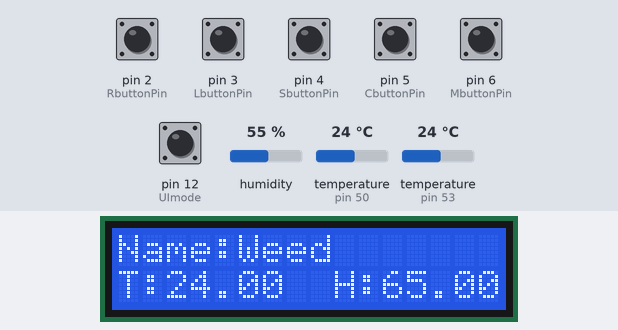
A sketch run on a simulated Arduino Mega 2560, built with avr-gcc and run on an emulated ATmega2560. On the bench: 16×2 character LCD. Inputs (shaded band) come from the test bench; at power-on: pin 2 (RbuttonPin), pin 3 (LbuttonPin), pin 4 (SbuttonPin), pin 5 (CbuttonPin), pin 6 (MbuttonPin), pin 12 (UImode) LOW, humidity 55 %, temperature (sensors on pin 50, pin 53) 24 °C.

Above: at 1.4 s.
1.5 s: pin 12 (UImode) pulled HIGH for 2.15 s
At 2.2 s:
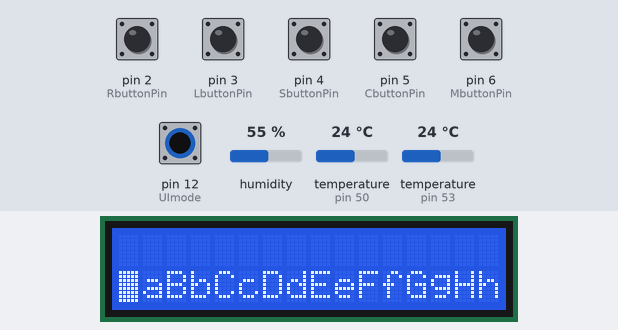
5.9 s: humidity set to 22 %
At 9.3 s:
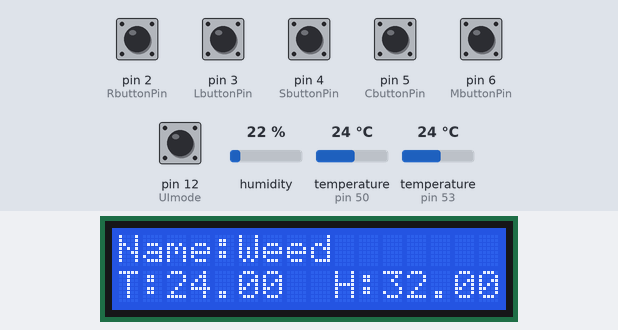
9.6 s: temperature (sensor on pin 50) set to 12 °C
At 11.0 s:
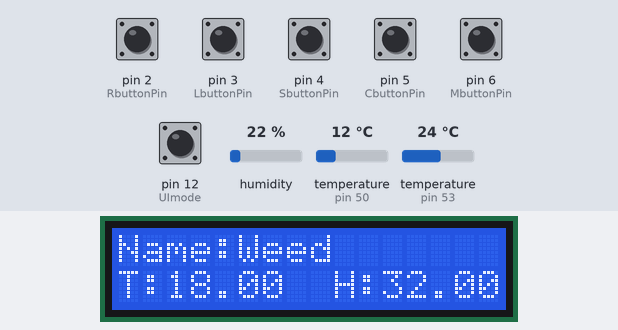
12.1 s: temperature (sensor on pin 53) set to 12 °C
At 14.5 s:
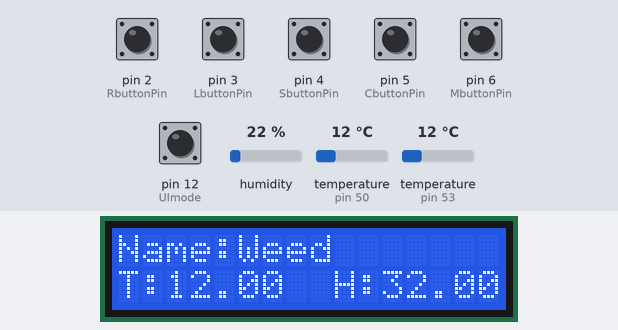
15.1 s: temperature (sensor on pin 50) set to 19 °C
At 16.2 s:
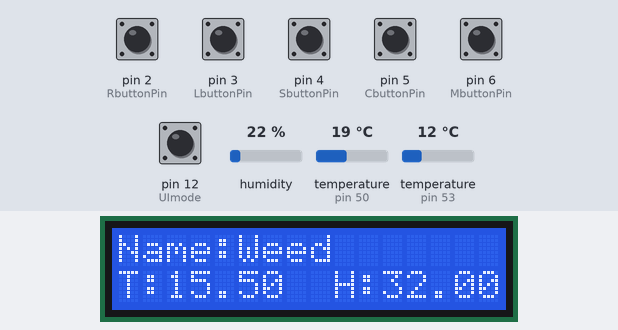
17.6 s: humidity set to 40 %
At 19.6 s:
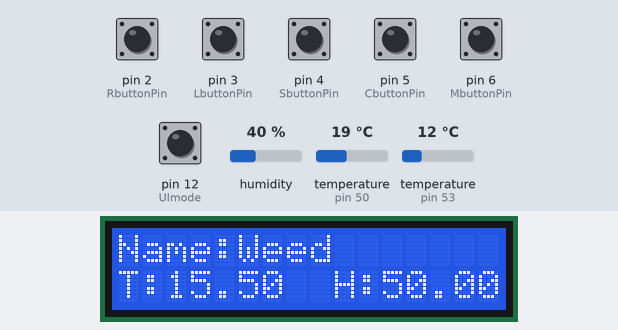
Timing chart, 0 to 21.1 s (numbered marks = the images above; inputs shaded):
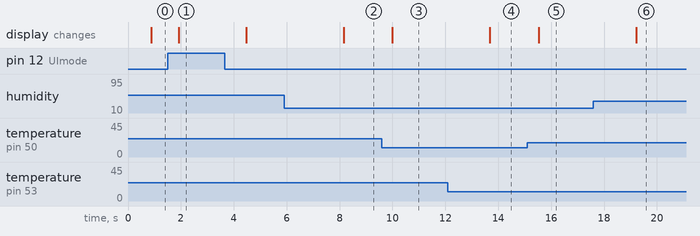

Measured:
- after the input at 1.5 s, the display: changes after 0.42 s (image 1)
- after the input at 5.9 s, the display: changes after 2.3 s (image 2)
- after the input at 9.6 s, the display: changes after 0.40 s (image 3)
- after the input at 12.1 s, the display: changes after 1.6 s (image 4)
- after the input at 15.1 s, the display: changes after 0.42 s (image 5)
- after the input at 17.6 s, the display: changes after 1.6 s (image 6)

The sketch:

lcd.ino
```cpp
#include <LiquidCrystal.h>
#include <DallasTemperature.h>
#include <OneWire.h>
#include <dht11.h>

// ------ UI System ------
LiquidCrystal lcd(40, 42, 22, 24, 26, 28);
#define UImode 12
#define RbuttonPin 2
#define LbuttonPin 3
#define SbuttonPin 4
#define CbuttonPin 5
#define MbuttonPin 6
// Variables will change:
int UImodeState = 0;
int lastUImodeState = 0;
int buttonPushCounter = 0; // counter for the number of button presses
int levelCounter = 0;
int RbuttonState = 0;         // current state of the button
int lastRbuttonState = 0;     // previous state of the button
int LbuttonState = 0;         // current state of the button
int lastLbuttonState = 0;     // previous state of the button
int SbuttonState = 0;         // current state of the button
int lastSbuttonState = 0;     // previous state of the button
int printPosition = 0;
int CbuttonState = 0;         // current state of the button
int lastCbuttonState = 0;     // previous state of the button
int MbuttonState = 0;         // current state of the button
int lastMbuttonState = 0;     // previous state of the button
const char level[4][17] = {
  {'A', 'a', 'B', 'b', 'C', 'c', 'D', 'd', 'E', 'e', 'F', 'f', 'G', 'g', 'H', 'h', '\0'},
  {'I', 'i', 'J', 'j', 'K', 'k', 'L', 'l', 'M', 'm', 'N', 'n', 'O', 'o', 'P', 'p', '\0'},
  {'Q', 'q', 'R', 'r', 'S', 's', 'T', 't', 'U', 'u', 'V', 'v', 'W', 'w', 'X', 'x', '\0'},
  {'Y', 'y', 'Z', 'z', '0', '1', '2', '3', '4', '5', '6', '7', '8', '9', '\0'}
};
String senddata;

// ------ Humidity System ------
dht11 DHT11;
#define DHT11PIN 53
float temp_dht;
float humid_dht;
// ------ Temperature System ------
#define ONE_WIRE_BUS 50
OneWire oneWire(ONE_WIRE_BUS);
DallasTemperature Tempsensors(&oneWire);

#define plantName "Weed"


void setup() {
  // ---------- UI Setting ----------
  lcd.begin(16, 2);
  lcd.blink();
  pinMode(UImode, INPUT);
  pinMode(RbuttonPin, INPUT);
  pinMode(LbuttonPin, INPUT);
  pinMode(SbuttonPin, INPUT);
  pinMode(CbuttonPin, INPUT);
  pinMode(MbuttonPin, INPUT);
  // ---------- Temperature Setting ----------
  Tempsensors.begin();
  Serial.begin(9600);
}

void loop() {

  UImodeState = digitalRead(UImode);
  if (UImodeState == HIGH) {
    if (UImodeState != lastUImodeState) {
      lcdReset();
    }
    rightM(buttonPushCounter, levelCounter);
    leftM(buttonPushCounter, levelCounter);
    selectM(printPosition, buttonPushCounter, levelCounter);
    cancelM(printPosition, buttonPushCounter, levelCounter);
    sendM();
  }
  else {
    Get_Humidity(temp_dht, humid_dht); // reading humidity sensor
    float temp_ds18 = Get_Temperature(); // reading temperature sensor
    float temp_aver = Temp_Average(temp_dht, temp_ds18); // temerature reading averaging
    if (UImodeState != lastUImodeState) {
      lcd.clear();
    }
    lcdDisplayTH(temp_aver, humid_dht);
    delay(1000);
  }
  delay(50);
  lastUImodeState = UImodeState;

}

// ------------------------------------------- FUNCTIONS --------------------------------------------------------
// ------------------------------------------- humidity reading -------------------------------------------------
void Get_Humidity(float & temp_dht, float & humid_dht) {
  int chk = DHT11.read(DHT11PIN);
  temp_dht = DHT11.temperature;
  humid_dht = DHT11.humidity + 10;
}

// ------------------------------------------- temperature reading -------------------------------------------------
float Get_Temperature() {
  Tempsensors.requestTemperatures();
  float temp_ds18 = Tempsensors.getTempCByIndex(0);
  return temp_ds18;
}

// ------------------------------------------- temperature averaging -------------------------------------------------
float Temp_Average(float temp_dht, float temp_ds18) {
  float temp_aver = (temp_dht + temp_ds18) / 2;
  return temp_aver;
}

void lcdDisplay (int levelCounter) {
  switch (levelCounter)
  {
    case 0: lcd.print(level[0]); break;
    case 1: lcd.print(level[1]); break;
    case 2: lcd.print(level[2]); break;
    case 3: lcd.print(level[3]); lcd.setCursor(14, 1); lcd.print("  "); break;
    default: Serial.println("Unknown error"); break;
  }
}

void rightM(int & buttonPushCounter, int & levelCounter) {
  RbuttonState = digitalRead(RbuttonPin);
  if (RbuttonState != lastRbuttonState) {
    if (RbuttonState == HIGH) {
      buttonPushCounter ++;
      if (buttonPushCounter > 15) {
        if (levelCounter == 3) {
          buttonPushCounter = 15;
        } else {
          levelCounter ++;
          lcd.setCursor(0, 1);
          lcdDisplay(levelCounter);
          lcd.setCursor(0, 1);
          buttonPushCounter = 0;
        }
      } else {
        lcd.setCursor(buttonPushCounter, 1);
      }
    }
    delay(50);
  }
  lastRbuttonState = RbuttonState;
}

void leftM(int & buttonPushCounter, int & levelCounter) {
  LbuttonState = digitalRead(LbuttonPin);
  if (LbuttonState != lastLbuttonState) {
    if (LbuttonState == HIGH) {
      buttonPushCounter --;
      if (buttonPushCounter < 0) {
        if (levelCounter == 0) {
          buttonPushCounter = 0;
        } else {
          levelCounter --;
          lcd.setCursor(0, 1);
          lcdDisplay(levelCounter);
          lcd.setCursor(15, 1);
          buttonPushCounter = 15;
        }
      } else {
        lcd.setCursor(buttonPushCounter, 1);
      }
    }
    delay(50);
  }
  lastLbuttonState = LbuttonState;
}

void selectM(int & printPosition, int & buttonPushCounter, int & levelCounter) {
  SbuttonState = digitalRead(SbuttonPin);
  if (SbuttonState != lastSbuttonState) {
    if (SbuttonState == LOW) {
      if (printPosition > 15) {
      }
      else {
        lcd.setCursor(0, 0);
        senddata = senddata + String(level[levelCounter][buttonPushCounter]);
        lcd.print(senddata);
        printPosition ++;
        lcd.setCursor(buttonPushCounter, 1);
      }
    }
    delay(50);
  }
  lastSbuttonState = SbuttonState;
}

void cancelM(int & printPosition, int & buttonPushCounter, int & levelCounter) {
  CbuttonState = digitalRead(CbuttonPin);
  if (CbuttonState != lastCbuttonState) {
    if (CbuttonState == HIGH) {
      if (printPosition < 1) {
      }
      else {
        lcd.setCursor(0, 0);
        printPosition --;
        senddata = senddata.substring(0, printPosition);
        lcd.print(senddata);
        lcd.print(' ');
        lcd.setCursor(buttonPushCounter, 1);
      }
    }
    delay(50);
  }
  lastCbuttonState = CbuttonState;
}

void sendM() {
  MbuttonState = digitalRead(MbuttonPin);
  if (MbuttonState != lastMbuttonState) {
    if (MbuttonState == HIGH) {
      Serial.println(senddata);
    }
    delay(50);
  }
  lastMbuttonState = MbuttonState;
}

void lcdReset() {
  lcd.clear();
  lcd.setCursor(0, 1);
  lcdDisplay(0);
  lcd.setCursor(0, 1);
  senddata = "";
  buttonPushCounter = 0; // counter for the number of button presses
  levelCounter = 0;
  RbuttonState = 0;         // current state of the button
  lastRbuttonState = 0;     // previous state of the button
  LbuttonState = 0;         // current state of the button
  lastLbuttonState = 0;     // previous state of the button
  SbuttonState = 0;         // current state of the button
  lastSbuttonState = 0;     // previous state of the button
  printPosition = 0;
  CbuttonState = 0;         // current state of the button
  lastCbuttonState = 0;     // previous state of the button
  MbuttonState = 0;         // current state of the button
  lastMbuttonState = 0;     // previous state of the button
}

void lcdDisplayTH(float temp_aver, float humid_dht) {
  lcd.setCursor(0, 0);
  lcd.print("Name:"); lcd.println(plantName);
  lcd.setCursor(strlen(plantName) + 5, 0); lcd.print("  ");
  lcd.setCursor(0, 1);
  lcd.print("T:"); lcd.print(temp_aver);
  lcd.setCursor(9, 1);
  lcd.print("H:"); lcd.print(humid_dht);
}
```
